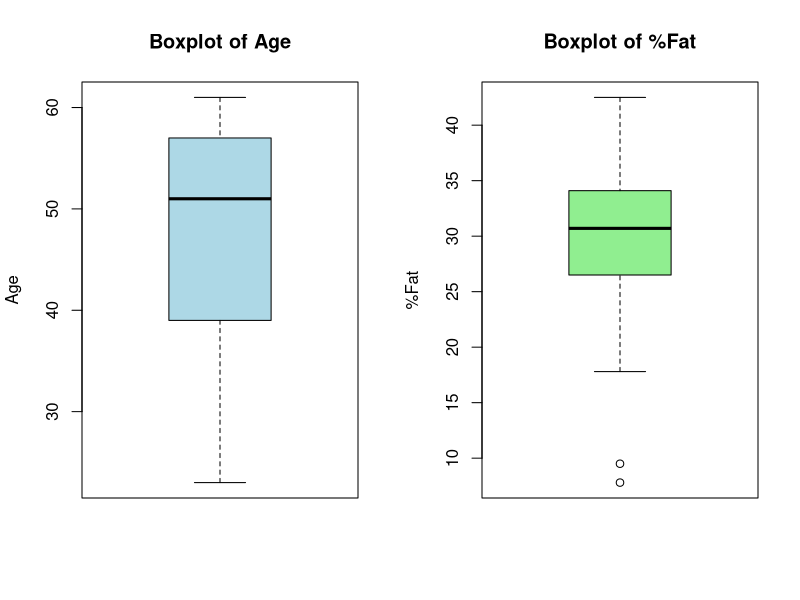
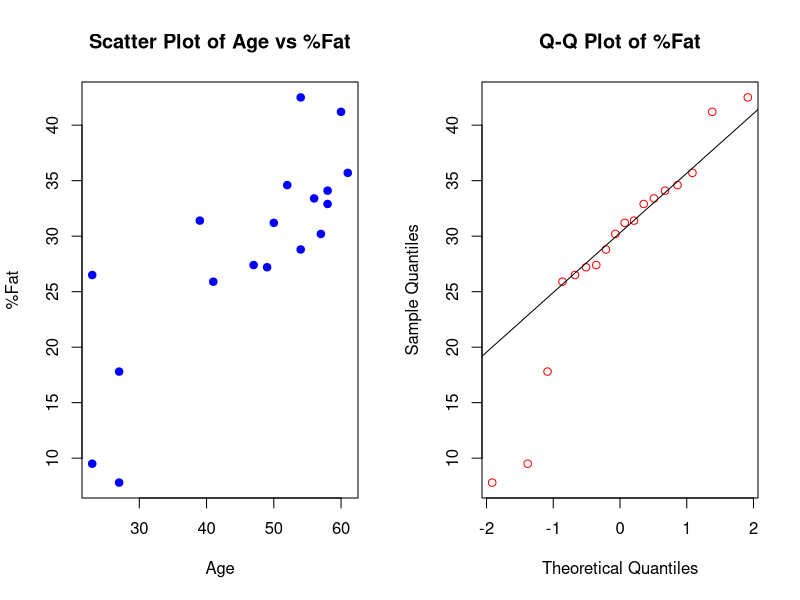

These charts were generated, in order, by the following R code:
age <- c(23, 23, 27, 27, 39, 41, 47, 49, 50, 52, 54, 54, 56, 57, 58, 58, 60, 61)
fat <- c(9.5, 26.5, 7.8, 17.8, 31.4, 25.9, 27.4, 27.2, 31.2, 34.6, 42.5, 28.8, 33.4, 30.2, 34.1, 32.9, 41.2, 35.7)

age_mean <- mean(age)
age_median <- median(age)
age_sd <- sd(age)

fat_mean <- mean(fat)
fat_median <- median(fat)
fat_sd <- sd(fat)

cat("Age - Mean:", age_mean, " Median:", age_median, " Standard Deviation:", age_sd, "\n")
cat("%Fat - Mean:", fat_mean, " Median:", fat_median, " Standard Deviation:", fat_sd, "\n")

par(mfrow = c(1,2))  # Set layout for side-by-side plots
boxplot(age, main = "Boxplot of Age", col = "lightblue", ylab = "Age")
boxplot(fat, main = "Boxplot of %Fat", col = "lightgreen", ylab = "%Fat")

par(mfrow = c(1,2))  # Set layout for side-by-side plots
plot(age, fat, main = "Scatter Plot of Age vs %Fat", xlab = "Age", ylab = "%Fat", pch = 19, col = "blue")
qqnorm(fat, main = "Q-Q Plot of %Fat", col = "red")
qqline(fat, col = "black")

par(mfrow = c(1,1))  # Reset layout
